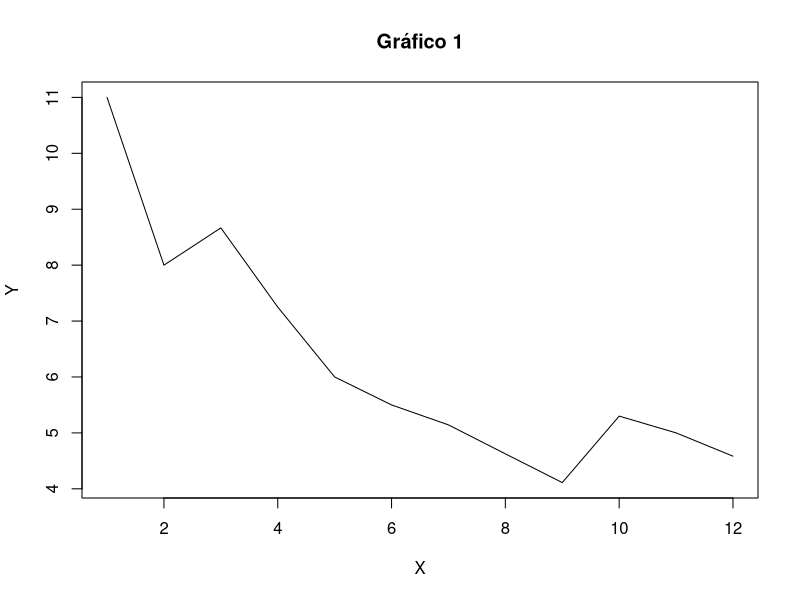
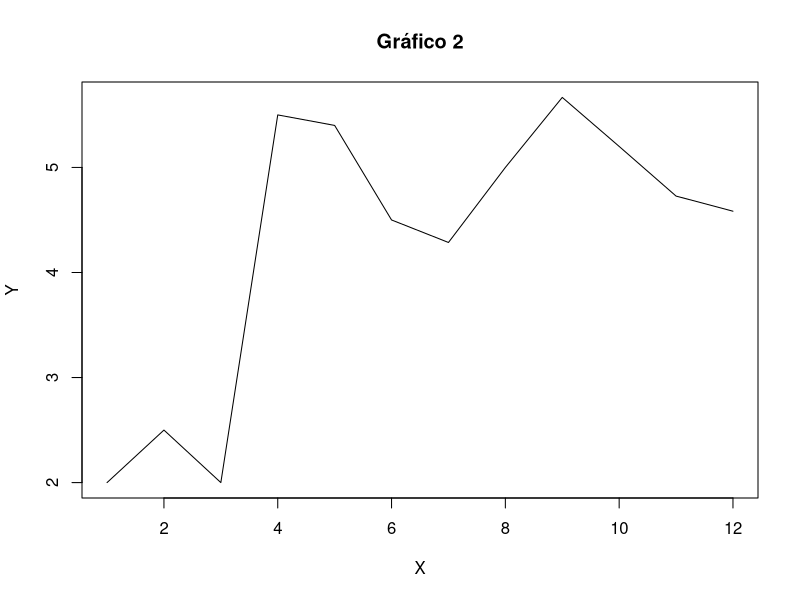
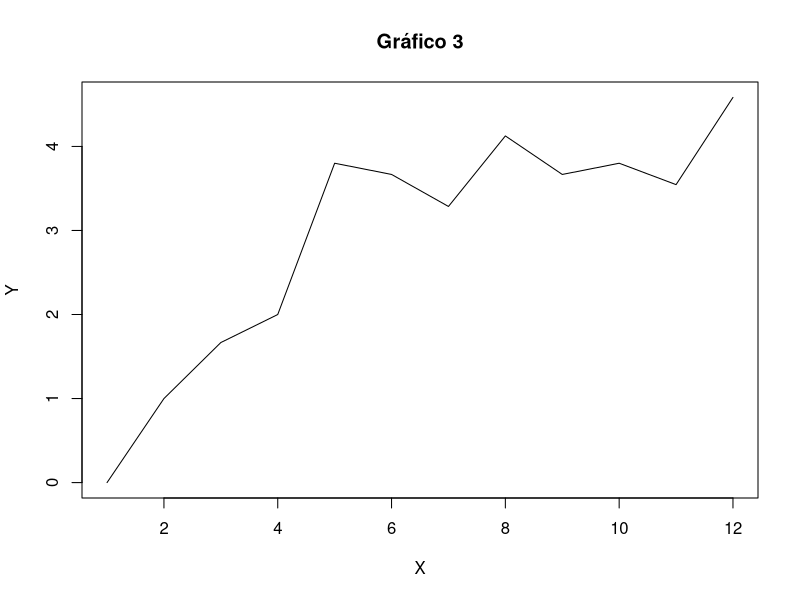
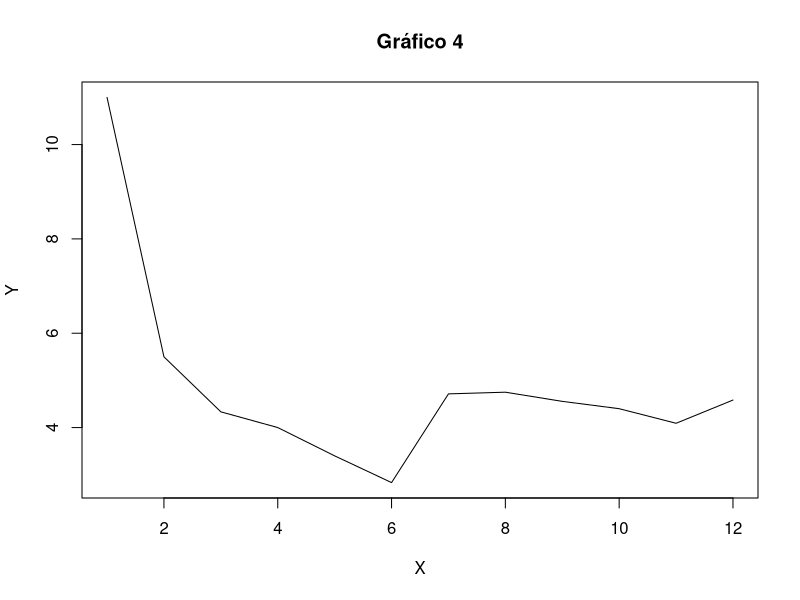
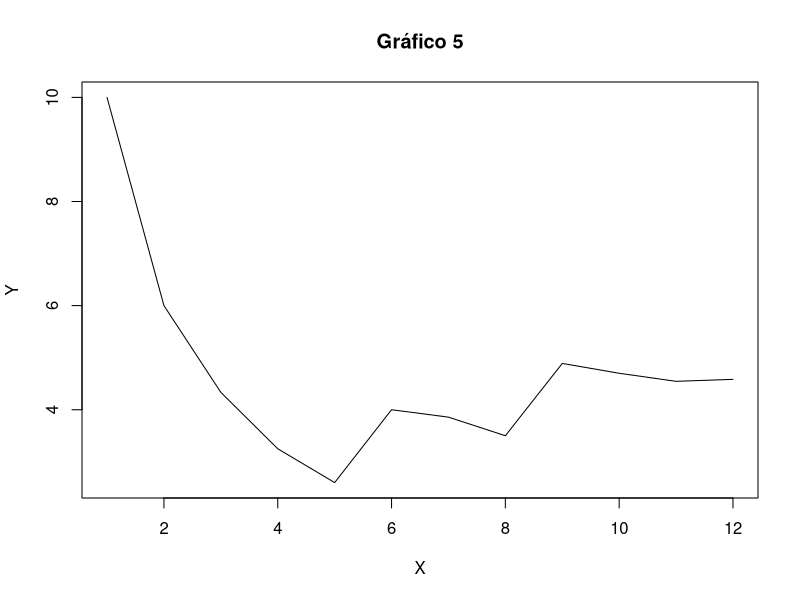
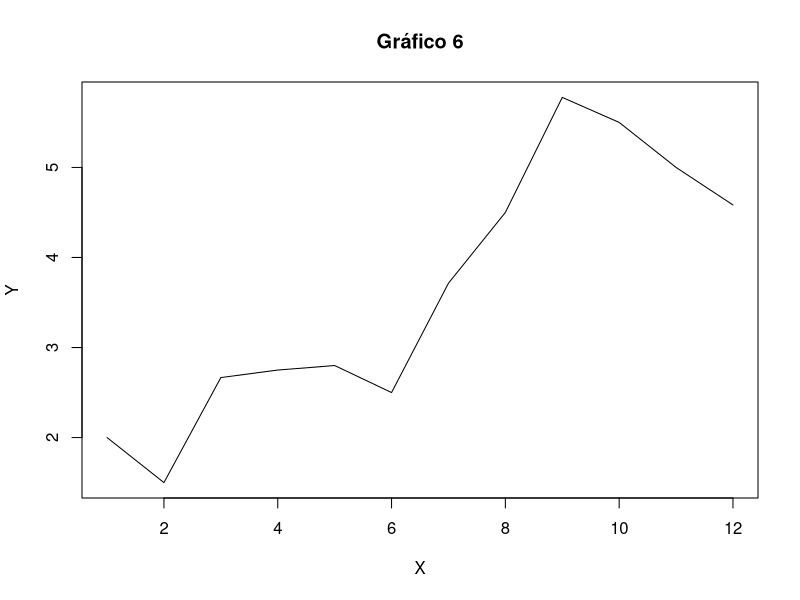
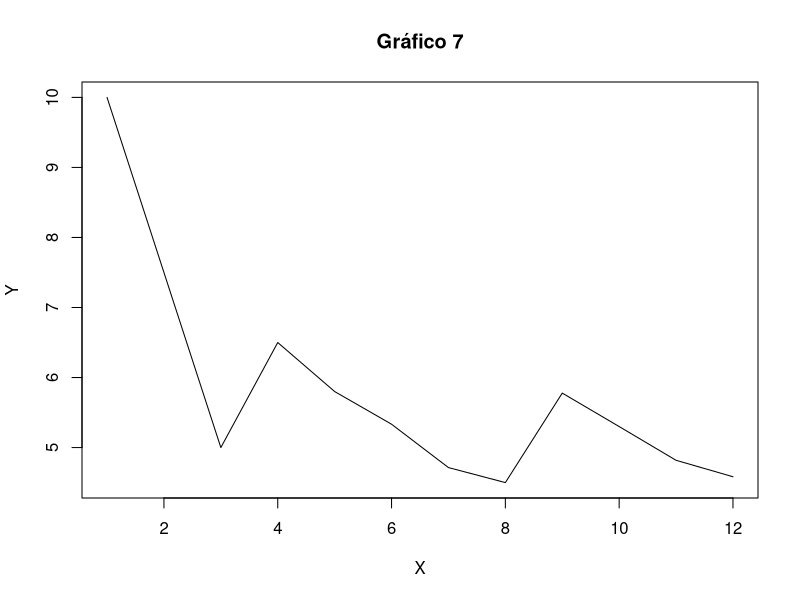
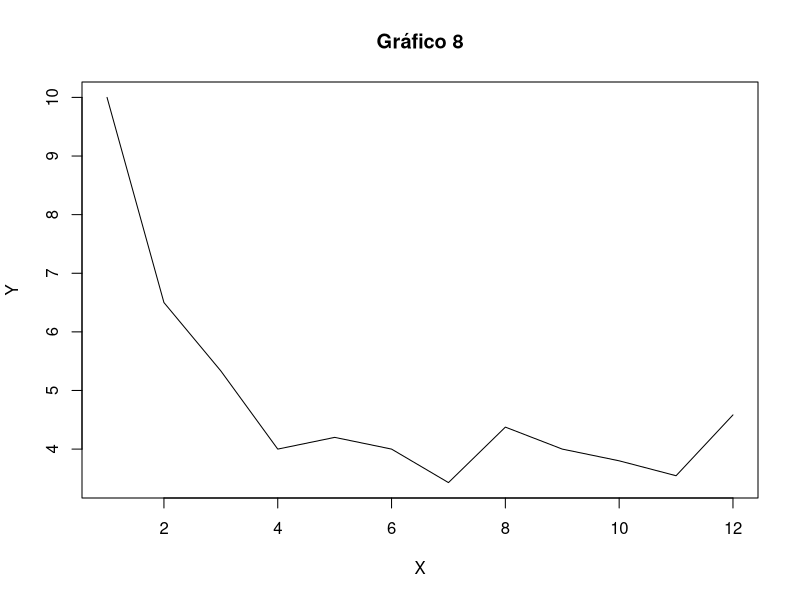

Recreate these plots in R, in order.
## ---- chunk 1
#Paso1
library("readxl")
densidad_parcelas <- read_excel('data/taraxacum-1m.xlsx', sheet = "Hoja2", col_types = c("numeric","numeric"))

View(densidad_parcelas)
## ---- chunk 2
#Paso2
densidad_parcelas$Densidad_acum0 <- cumsum(densidad_parcelas$Individuos) / seq_along(densidad_parcelas$Individuos)

print(densidad_parcelas$Densidad_acum0)
## ---- chunk 3
#Paso3
generar_grafico <- function(datos, i) {
  # Código para generar el gráfico
  plot(datos, type = "l", main = paste("Gráfico", i), xlab = "X", ylab = "Y")
}

par(mfrow=c(1,1))
# Crear el primer gráfico
generar_grafico(densidad_parcelas$Densidad_acum0, 1)
## ---- chunk 4
#Paso4 y 5
for(i in 1:50) {
  aleatorio <- sample(densidad_parcelas$Individuos)
  densidad_parcelas[[paste0("Densidad_acum", i)]] <- cumsum(aleatorio) / seq_along(densidad_parcelas$Individuos)
  
  # Crear los gráficos
  generar_grafico(densidad_parcelas[[paste0("Densidad_acum", i)]], i+1)
}
  
## ---- chunk 5
#Bonus
# Crear un gráfico en blanco
plot(NULL, xlim=c(1, nrow(densidad_parcelas)), ylim=c(min(densidad_parcelas[grep("Densidad_acum", names(densidad_parcelas))]), 
     max(densidad_parcelas[grep("Densidad_acum", names(densidad_parcelas))])), 
     xlab="Número de observaciones", ylab="Densidad acumulada", 
     main="Resumen de Densidad Acumulada (50 Curvas)")

# Superponer las 14 curvas
for(i in 1:50) {
  lines(densidad_parcelas[[paste0("Densidad_acum", i)]], col=rainbow(50)[i])
}

# Añadir leyenda
legend("topright", legend=paste0("Curva ", 1:50), col=rainbow(50), lty=1, cex=0.2)

